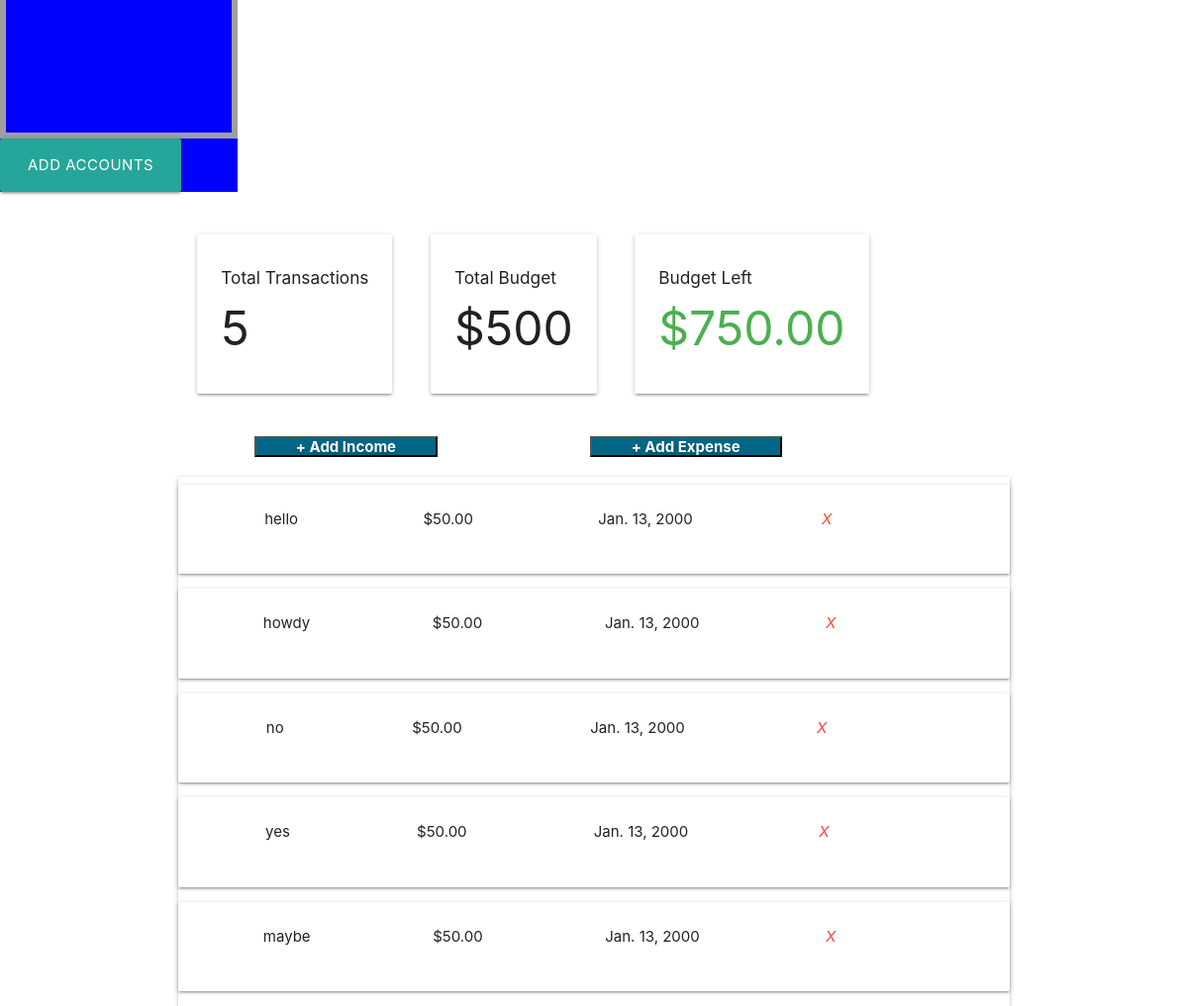
Page /savings/transactions (lower part) on the earlier database version.
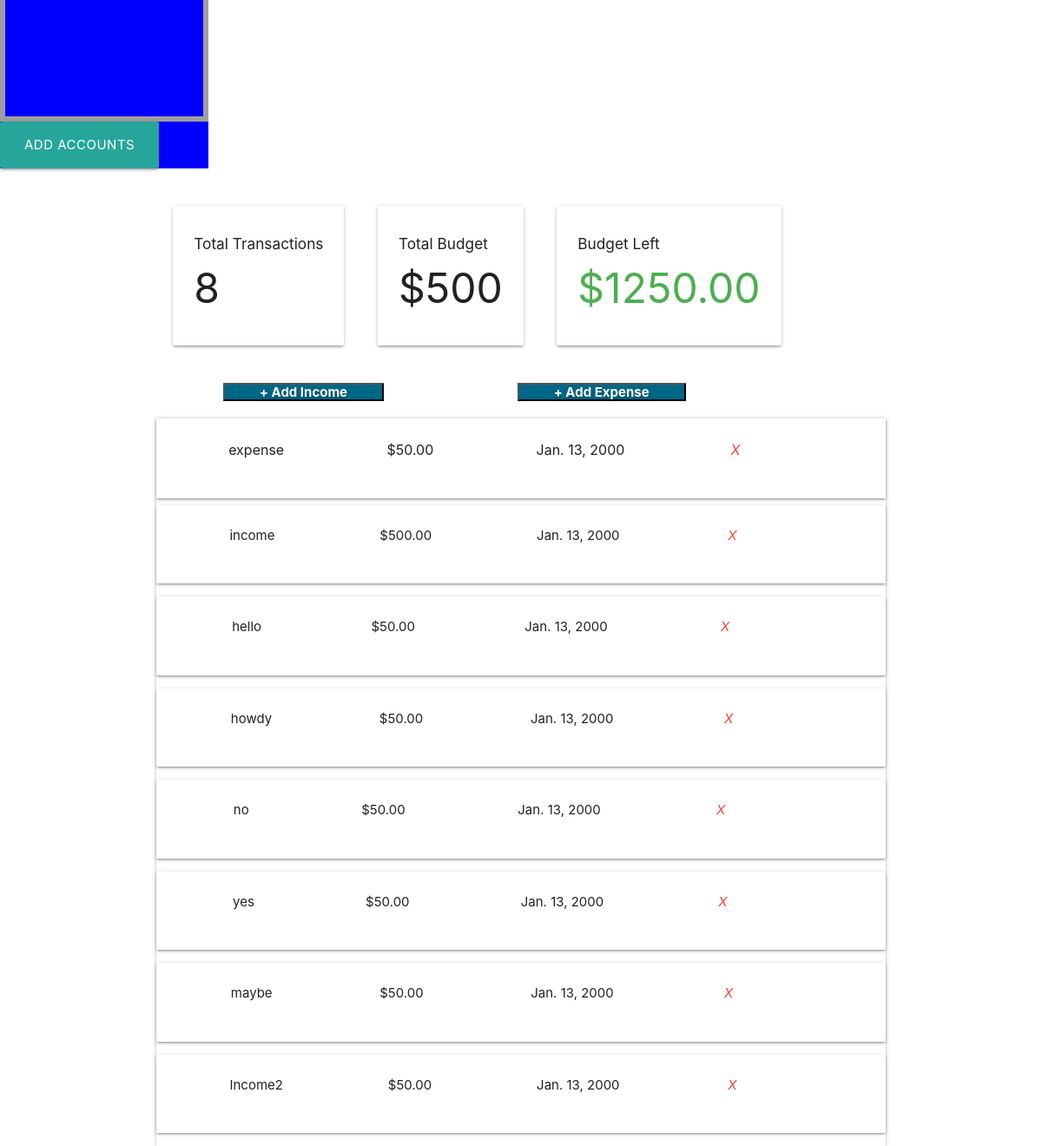
Same page on the later database version.
### budget/models.py (models this page shows, shortened)
class Project(models.Model):
    name = models.CharField(max_length=100)
    slug = models.SlugField(max_length=100, unique=True, blank=True)
    budget = models.IntegerField()
    def budget_left(self):
        expense_list = Expense.objects.filter(project=self)
        income_list = Income.objects.filter(project=self)
        total_expense_amount = 0
        total_income_amount = 0
        for expense in expense_list:
            total_expense_amount += expense.amount
        for income in income_list:
            total_income_amount += income.amount
        print(total_income_amount)
        return self.budget - total_expense_amount + total_income_amount
    def total_transactions(self):
        income_list = Income.objects.filter(project=self)
        expense_list = Expense.objects.filter(project=self)
        return len(expense_list) + len(income_list)

class Income(models.Model):
    project = models.ForeignKey(Project, on_delete = models.CASCADE, related_name = 'income')
    title = models.CharField(max_length=100)
    amount = models.DecimalField(max_digits=8, decimal_places=2)
    date = models.DateField(("Date"), default=datetime.date.today)
    class Meta:
        ordering = ('-amount',)

class Expense(models.Model):
    project = models.ForeignKey(Project, on_delete = models.CASCADE, related_name = 'expenses')
    title = models.CharField(max_length=100)
    amount = models.DecimalField(max_digits=8, decimal_places=2)
    date = models.DateField(("Date"), default=datetime.date.today)
    class Meta:
        ordering = ('-amount',)

### budget/views.py (the view, shortened to what this page needs)
# urls.py: path('<slug:project_slug>/transactions', views.transactions, name = 'transactions')
def transactions(request, project_slug):
    project = get_object_or_404(Project, slug=project_slug)
    if request.method == "GET":
        return render(request, 'budget/transactions.html', {'project': project, 'expense_list': project.expenses.all(), 'income_list': project.income.all()})
    return render(request, 'budget/transactions.html', {'project': project, 'expense_list': project.expenses.all(), 'income_list': project.income.all()})

### budget/templates/budget/transactions.html (shortened to what this page needs)
{% extends 'budget/base.html' %}
{% block content %}
{% include "./header.html" %}
<div class = "container">
    <section class="section section-stats">
        <div class = "row">
            <div class = "col">
                <div class = "card-panel">
                    <h6 class = "bold">Total Transactions</h6>
                    <h1 class = "bold">{{ project.total_transactions }}</h1>
                </div>
            </div>
            <div class = "col">
                <div class = "card-panel">
                    <h6 class = "bold">Total Budget</h6>
                    <h1 class = "bold">${{ project.budget }}</h1>
                </div>
            </div>
            <div class = "col">
                <div class = "card-panel">
                    <h6 class = "bold">Budget Left</h6>
                    {% if project.budget_left > 0 %}
                        <h1 class = "bold green-text">${{ project.budget_left }}</h1>
                    {% elif project.budget_left == 0 %}
                        <h1 class = "bold orange-text">${{ project.budget_left }}</h1>
                    {% else %}
                        <h1 class = "bold red-text">${{ project.budget_left }}</h1>
                    {% endif %}
                </div>
            </div>
        </div>
    </section>
    <section class = "section-expenses">
        <div class="row">
            <button class="modal-trigger" id = "income-trigger" href = "#expenseModal" onClick = "incomeFunction()">+ Add Income</button>
            <button class="modal-trigger" id = "expense-trigger" href = "#expenseModal" onClick = "expenseFunction()">+ Add Expense</button>
        </div>
        <ul class="z-depth-1">
            {% for expense in expense_list %}
            <li>
                <div class="card-panel expense">
                    <div class="row">
                        <div class="col 16">
                            <span class="title">{{ expense.title }}</span>
                        </div>
                        <div class="col 13">
                            <span class="title">${{ expense.amount }}</span>
                        </div>
                        <div class="col 1">
                            <span class="title">{{ expense.date }}</span>
                        </div>
                        <a class = "close-icon" onclick = "deleteExpense(this), window.location.reload();" data-id = "{{ expense.id }}">
                            <i class="red-text right">X</i>
                        </a>
                    </div>
                </div>
            </li>
            {% endfor %}
            {% for income in income_list %}
            <li>
                <div class="card-panel income">
                    <div class="row">
                        <div class="col 16">
                            <span class="title">{{ income.title }}</span>
                        </div>
                        <div class="col 13">
                            <span class="title">${{ income.amount }}</span>
                        </div>
                        <div class="col 1">
                            <span class="title">{{ income.date }}</span>
                        </div>
                        <a class = "close-icon" onclick = "deleteIncome(this), window.location.reload();" data-id = "{{ income.id }}">
                            <i class="red-text right">X</i>
                        </a>
                    </div>
                </div>
            </li>
            {% endfor %}
        </ul>
    </section>
</div>
{% endblock %}

### budget/templates/budget/base.html (shortened to what this page needs)
{% load static %}
<!DOCTYPE html>
<html lang="en">
<head>
    <link rel="stylesheet" href="{% static 'css/styles.css' %}" >
    <link rel="stylesheet" href="https://cdnjs.cloudflare.com/ajax/libs/materialize/1.0.0/css/materialize.min.css">
</head>
<body>
    {% block content %}
    {% endblock %}
</body>
</html>

### budget/templates/budget/header.html (shortened to what this page needs)
{% extends 'budget/base.html' %}
{% block content %}
<div class = 'left-nav'>
    <div class="row">
        {% for project in project_list %}
            <div class="">
                <div class="card-panel">
                    <h3>{{ project.name }}</h3>
                    <a href="../{% url 'profile' project.slug %}" class="btn">Check</a>
                </div>
            </div>
        {% empty %}
        <div class = "noproject-wrapper">
        </div>
        {% endfor %}
        <a href="../add" class="btn-large">
            <span class='bold'>Add Accounts</span>
        </a>
    </div>
</div>
{% endblock %}

### budget/static/css/styles.css (style rules this page uses)
* { box-sizing: border-box; margin: 0; padding: 0; }
html { font-family: 'Segoe UI', Tahoma, Geneva, Verdana, sans-serif; }
h1 { font-size: 3rem; }
.left-nav { width: 20%; background-color: blue; }
.noproject-wrapper { margin-top: 250px; padding: 80px 0px; border: 6px solid #9e9e9e; }
.section-stats .card-panel { margin: 8px; }
.section-stats h1 { font-size: 4vw; margin: 15px 0px; }
.section-expenses { width: 100%; display: flex; flex-direction: column; }
.section-expenses .row { width: 100%; display: flex; justify-content: space-around; align-items: center; }
.section-expenses .row button { color: white; padding: 0px 40px; font-weight: bold; text-shadow: 0px 3px 4px rgba(0,0,0, 0.25); background-color: rgb(0, 103, 135); }
.section-expenses .expense { font-size: 16px; border-radius: 0; margin: 0; }

Differences in the rows shown:
computed for Project: total_transactions "5" → "8"; budget_left "750.00" → "1250.00"
added Expense: title "expense", amount "50.00", date "Jan. 13, 2000"
added Income: title "income", amount "500.00", date "Jan. 13, 2000"
added Income: title "Income2", amount "50.00", date "Jan. 13, 2000"
